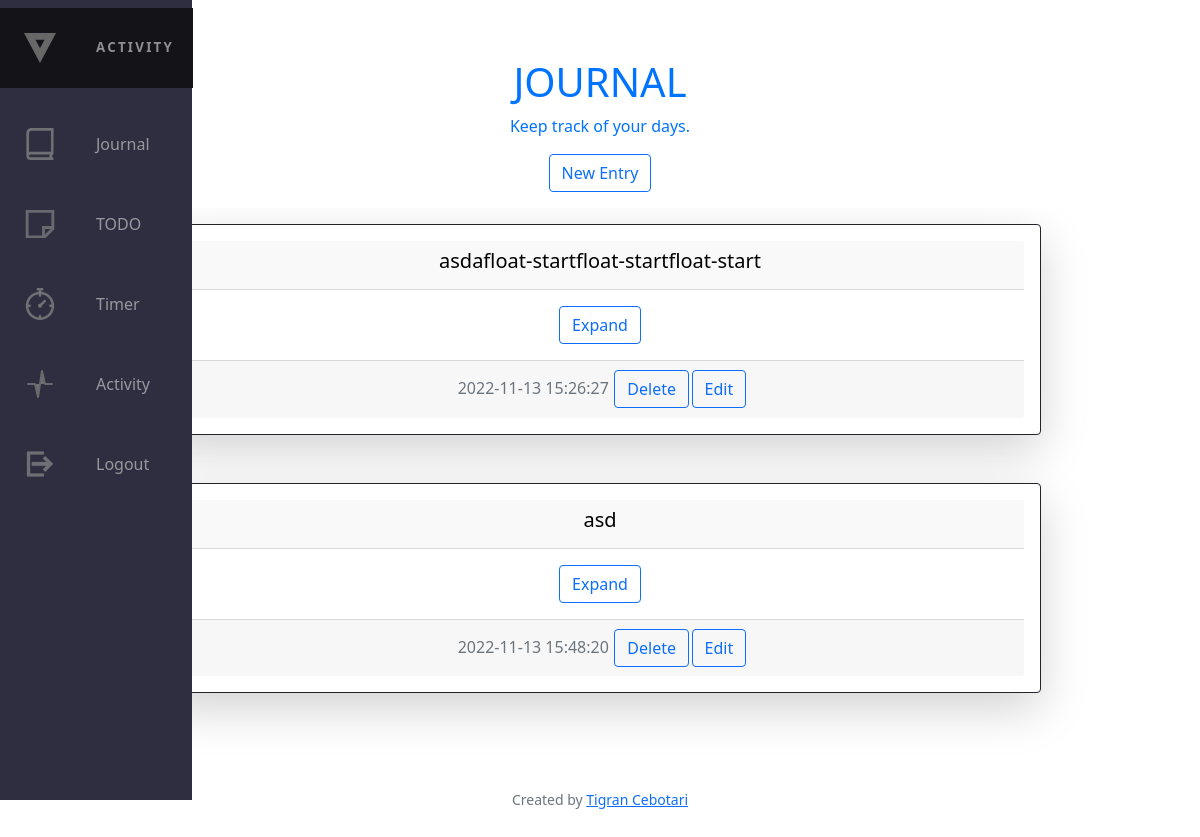
Page /journal (signed in) on the earlier database version.
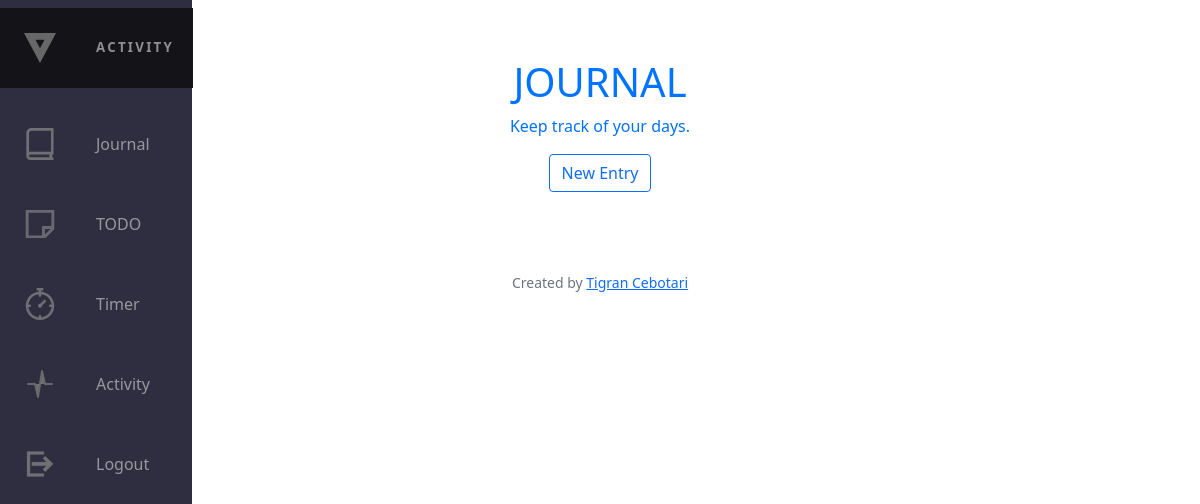
Same page on the later database version.
### tables this page shows
CREATE TABLE users_text (text_id INTEGER, history_id INTEGER PRIMARY KEY AUTOINCREMENT NOT NULL, d1 DATETIME NOT NULL DEFAULT CURRENT_TIMESTAP, text TEXT NOT NULL, title TEXT NOT NULL, FOREIGN KEY(text_id) REFERENCES users(id));

### app.py (the view)
@app.route ("/journal", methods=["GET","POST"])
@login_required
def journal():
    user_id = session["user_id"]
    texts = db.execute("SELECT * FROM users_text WHERE text_id = ?", user_id)
    return render_template("journal.html",text = texts)

### app.py (called while the page is built)
@app.after_request
def after_request(response):
    response.headers["Cache-Control"] = "no-cache, no-store, must-revalidate"
    response.headers["Expires"] = 0
    response.headers["Pragma"] = "no-cache"
    return response

### login.py (called while the page is built)
def login_required(f):
    @wraps(f)
    def decorated_function(*args, **kwargs):
        if session.get("user_id") is None:
            return redirect("/login")
        return f(*args,**kwargs)
    return decorated_function

### templates/journal.html (shortened to what this page needs)
{% extends "layout.html" %}
{% block main %}
<div>
    <div id="header">
        <h1 id="h1-header">JOURNAL</h1>
        <p id="text-header">
            Keep track of your days.
        </p>
        <a class="nav-linkC" href="/createpost"><button class="btn btn-outline-primary" >
            New Entry
        </button></a>
    </div>
</div>
    {% for text in text %}
    <div class="d-flex justify-content-center " id="container">
        <div class="card border-dark w-75 shadow-lg p-3 mb-5 bg-body rounded">
            <div class="card-header d-flex justify-content-center" ><h5>{{ text.title | safe }}</h5></div>
            <div class="card-body">
                <button id="open-button" class="btn btn-outline-primary " type="button" data-bs-toggle="collapse" data-bs-target="#collapseText{{ text.history_id }}" aria-expanded="true" aria-controls="collapseExample">
                    Expand
                </button>
            </div>
            <div class="card-footer text-muted">
                {{ text.d1 }}
                <div class="btn-group">
                <form action="/deletepost" method="POST" id="buttonDelete">
                    <button type="submit" class="btn btn-outline-primary">Delete</button>
                </form>
                <form action="/editpostbutton" method="POST" id="buttonEdit">
                    <button type="submit" class="btn btn-outline-primary">Edit</button>
                </form>
                </div>
            </div>
        </div>
    </div>
    {% endfor %}
{% endblock %}

### templates/layout.html (shortened to what this page needs)
<!DOCTYPE html>
<html lang="en">
    <head>
        <link href="https://cdn.jsdelivr.net/npm/bootstrap@5.0.2/dist/css/bootstrap.min.css" rel="stylesheet">
        <link href="/static/style.css" rel="stylesheet">
    </head>
    <body>
        <nav class="navbar">
            <ul class="navbar-nav">
                <li class="logo">
                    <a class="nav-link" href="/">
                        <span class="link-text">ACTIVITY</span>
                    </a>
                </li>
                {% if session["user_id"] %}
                    <li class="nav-item">
                        <a class="nav-link" href="/journal">
                            <span class="link-text">Journal</span>
                        </a>
                    </li>
                    <li class="nav-item">
                        <a class="nav-link" href="/todos">
                            <svg width="28px" height="28px" viewBox="0 0 24 24" xmlns="http://www.w3.org/2000/svg">
                                <path fill="none"  stroke-width="2.5" d="M1,23 L16,23 L23,16 L23,1 L1,1 L1,23 Z M15,23 L15,15 L23,15"/>
                              </svg>
                            <span class="link-text">TODO</span>
                        </a>
                    </li>
                    <li class="nav-item">
                        <a class="nav-link" href="/timer">
                            <span class="link-text">Timer</span>
                        </a>
                    </li>
                    <li class="nav-item">
                        <a class="nav-link" href="/activity">
                            <svg width="32px" height="32px" viewBox="0 0 32 32" id="i-activity" xmlns="http://www.w3.org/2000/svg" fill="none" stroke="currentcolor" stroke-linecap="round" stroke-linejoin="round" stroke-width="2">
                                <path d="M4 16 L11 16 14 29 18 3 21 16 28 16" />
                            </svg>
                            <span class="link-text">Activity</span>
                        </a>
                    </li>
                    <li class="nav-item">
                        <a class="nav-link" href="/logout">
                            <span class="link-text">Logout</span>
                        </a>
                    </li>
                {% endif %}
            </ul>
        </nav>
        <main class="container-fluid py-5 text-center">
            {% block main %}{% endblock %}
        </main>
        <footer class="mb-5 small text-center text-muted">
            Created by <a href="https://github.com/CebotariTigran" target="_blank" rel="noopener noreferrer">Tigran Cebotari</a>
        </footer>
    </body>
</html>

### static/style.css (style rules this page uses)
:root { font-size: 16px; --text-primary: #c7c4c4; --text-secondary: #f0ecec; --bg-primary: #2e2e40; --bg-secondary: #131318; --transition-speed: 600ms; font-family: 'Open Sans'; }
body { color: black; background-color: white; margin: 0; padding: 0; }
main { margin-left: 5rem; padding: 1rem; }
.navbar { width: 5rem; height: 100vh; position: fixed; background-color: var(--bg-primary); transition: width 600ms ease; z-index: 2; }
.navbar-nav { list-style: none; padding: 0; margin: 0; display: flex; flex-direction: column; align-items: center; height: 100%; }
.nav-item { width: 100%; }
.nav-link { display: flex; align-items: center; height: 5rem; margin-top: 0; color: var(--text-primary); text-decoration: none; filter: grayscale(100%) opacity(0.7); transition: var(--transition-speed); }
svg { fill: rgb(74, 146, 255); stroke: rgb(83, 129, 255); }
.link-text { display: none; margin-left: 1rem; margin-right: 1.2rem; }
.nav-link svg { width: 2rem; min-width: 2rem; margin: 0 1.5rem; }
.logo { font-weight: bold; text-transform: uppercase; margin-bottom: 1rem; text-align: center; color: var(--text-secondary); background: var(--bg-secondary); font-size: 0.83rem; letter-spacing: 0.3ch; width: 100%; }
.logo svg { transform: rotate(0deg); transition: var(--transition-speed); }
@media only screen and (min-width: 600px) { .navbar { top: 0; width: 5rem; height: 100vh; } }
#header { background-color: rgb(255, 255, 255); height: 20vh; color: #0073ff; z-index: 1; padding: 10px; text-align: center; margin-bottom: 1rem; margin-top: 0; position:relative; }
#text-header { font-weight: 500; }

Differences in the rows shown:
removed users_text: title "asdafloat-startfloat-startfloat-start", d1 "2022-11-13 15:26:27"
removed users_text: title "asd", d1 "2022-11-13 15:48:20"
